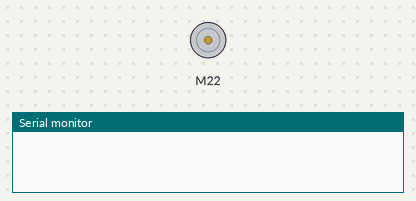
A sketch run on a simulated Arduino Uno, built with avr-gcc and run on an emulated ATmega328P. On the bench: DC motor (green arrow = forward, orange = backward, longer = faster), the last lines printed to the serial monitor.

Above: at 0.1 s.
At 16.6 s:
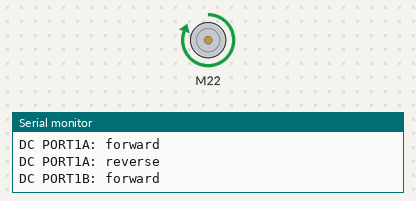
At 36.1 s:
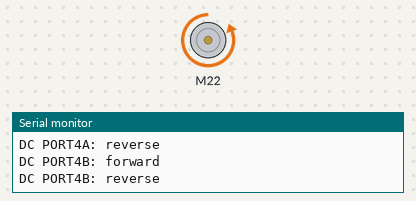
Timing chart, 0 to 38.5 s (numbered marks = the images above):
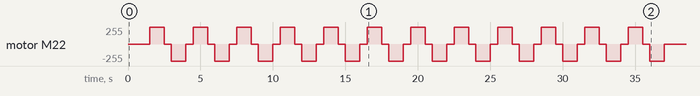

The sketch:

drive_port_test.ino
```cpp
// drive_port_test.ino
// Finds the back motors. On startup it drives every MegaPi slot one at a time,
// first as an encoder motor (SLOT1-4), then as plain DC (PORT1A-4B), at full power,
// and prints which one it is testing. Serial monitor: 9600 baud.
// Lift the robot so the wheels can spin freely, then watch which wheel moves.

#include <MeMegaPi.h>

const int RUN_SPEED = 255;
const unsigned long RUN_MS = 1000;
const unsigned long GAP_MS = 500;

const uint8_t slots[]     = { SLOT1, SLOT2, SLOT3, SLOT4 };
const char*   slotNames[] = { "SLOT1", "SLOT2", "SLOT3", "SLOT4" };

const uint8_t dcPorts[] = { PORT1A, PORT1B, PORT2A, PORT2B, PORT3A, PORT3B, PORT4A, PORT4B };
const char*   dcNames[] = { "PORT1A", "PORT1B", "PORT2A", "PORT2B", "PORT3A", "PORT3B", "PORT4A", "PORT4B" };

void say(const char* kind, const char* name, const char* what) {
    Serial.print(kind); Serial.print(" "); Serial.print(name); Serial.print(": "); Serial.println(what);
}

void testEncoder(uint8_t i) {
    MeEncoderOnBoard motor(slots[i]);
    say("ENCODER", slotNames[i], "forward");
    motor.setMotorPwm(RUN_SPEED);  delay(RUN_MS); motor.setMotorPwm(0); delay(GAP_MS);
    say("ENCODER", slotNames[i], "reverse");
    motor.setMotorPwm(-RUN_SPEED); delay(RUN_MS); motor.setMotorPwm(0); delay(GAP_MS);
}

void testDC(uint8_t i) {
    MeMegaPiDCMotor motor(dcPorts[i]);
    say("DC", dcNames[i], "forward");
    motor.run(RUN_SPEED);  delay(RUN_MS); motor.stop(); delay(GAP_MS);
    say("DC", dcNames[i], "reverse");
    motor.run(-RUN_SPEED); delay(RUN_MS); motor.stop(); delay(GAP_MS);
}

void setup() {
    Serial.begin(9600);
    delay(1500);
    Serial.println("=== motor port test (all slots) ===");
    Serial.println();

    for (uint8_t i = 0; i < 4; i++) testEncoder(i);
    for (uint8_t i = 0; i < 8; i++) testDC(i);

    Serial.println();
    Serial.println("=== done. Reset the board to run again. ===");
}

void loop() {}
```
